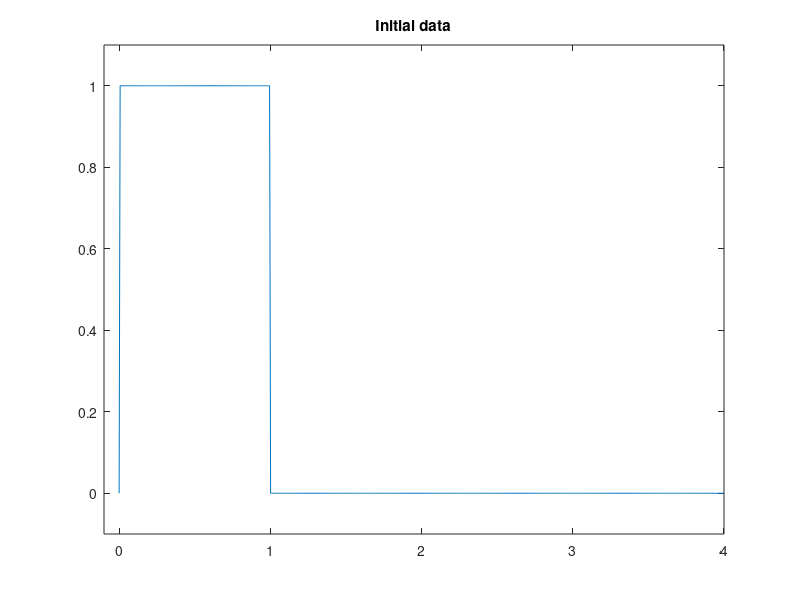

Recreate this plot in MATLAB. (Note: this script raises an error after producing the figure.)
function ionx
% Equilibrium ion exchange problem from S. Goldstein, On the mathematics
% of exchange processes in fixed columns. II, Proc. Roy. Soc., 219 (1953)
% 171-185.  This is a special case that Goldstein solves analytically.
% The PDE is a conservation law u_t + g(u)_x = 0, though the analysis is
% done on the non-conservative form u_t + g'(u)u_x = 0. When the parameter
% r > 1, the solution has two kinds of behavior.  A discontinuity and 
% discontinuous derivatives present numerical difficulties.  The second
% order methods deal better with one of the discontinuous derivatives. The
% nonlinear filter of 'SLxW' is quite helpful.

global r X Npoints

% There are two parameters
r = 2;
X = 1;

meth = menu('Specify the method','LxF','LxW','SLxW','NT');
switch meth
    case 1
        method = 'LxF';
    case 2
        method = 'LxW';
    case 3
        method = 'SLxW';
    case 4
        method = 'NT';
end

t = 0;
Npoints = 600;
x = linspace(0,4,Npoints);
u0 = zeros(size(x));
u0(find(x <= X)) = 1;
u0(1) = 0;

close all
plot(x,u0)
title('Initial data')
axis([-0.1 4 -0.1 1.1])
pause

sol = setup(3,@cl,t,x,u0,method,[],@bcfun);

% The behavior of the solution changes at t = X/(r-1).
howfar = 0.2*(2*X/(r-1));
for i = 1:5
    sol = hpde(sol,howfar,@timestep);
    t = sol.t;
    u = sol.u;
    v = analytical(t,x);
    plot(x,u,'b',x,v,'r')
    axis([-0.1 4 -0.1 1.1])
    title(['Computed with ',method,' using ',...
           num2str(Npoints),' equally spaced mesh points.'])
    xlabel(['Solution at t = ',num2str(sol.t),'.']);
    legend('Computed','Analytical')
    pause
end

%=========================================================================
% Subfunctions
    
    function F = cl(u)
        global r
        F = - u ./ (r + (1-r)*u);
    % end function cl
    
    function dt = timestep(dx,t,x,u)
        global r
        gp = r ./ (r + (1-r)*u).^2;
        dt = 0.9*dx/max(abs(gp));
    % end function timestep
    
    function [uL,uR] = bcfun(t,uL,uR)
        uL(1) = 0;
        uR(1) = 0;
    % end function bcfun            
    
    function v = analytical(t,x)
        global r X Npoints
        v = zeros(1,Npoints);
        if t <= X/(r-1)
            for i = 1:Npoints
                if x(i) <= t/r
                    v(i) = 0;
                elseif x(i) <= t*r
                    v(i) = (r - sqrt(r*t/x(i)))/(r-1);
                elseif x(i) <= X + t
                    v(i) = 1;
                else
                    v(i) = 0;
                end
            end
        else
            xstar = (sqrt(t) + sqrt((r-1)*X))^2 / r;
            for i = 1:Npoints
                if x(i) <= t/r
                    v(i) = 0;
                elseif x(i) <= xstar
                    v(i) = (r - sqrt(r*t/x(i)))/(r-1);
                else
                    v(i) = 0;
                end
            end
        end
            
    % end function analytical
                    
    
% end function ionx
